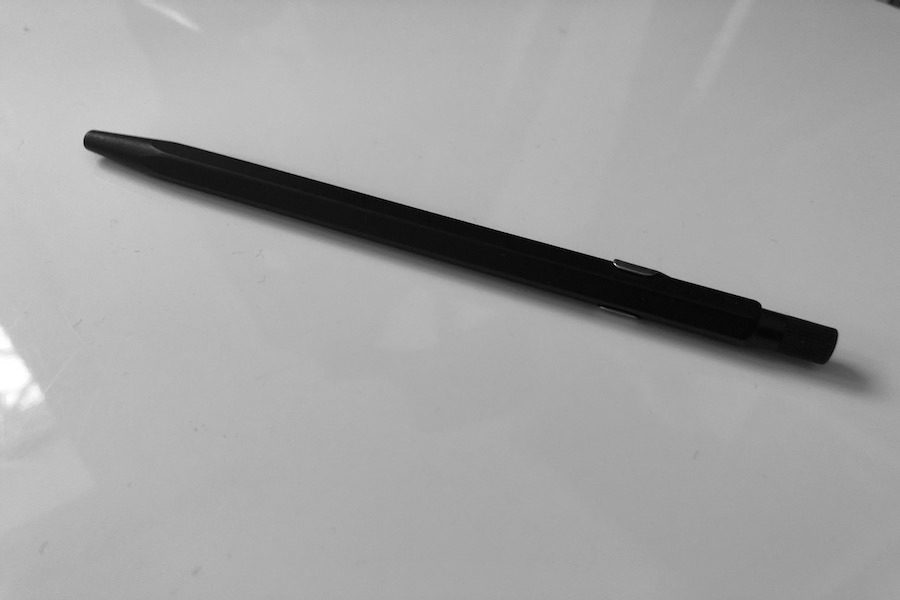
#> input picture ImageProcess/pen.jpeg, 900 x 600 px, found by its file name
$ python 210126.py
#> lines starting #> are read from the running program, lines starting #| are printed output that depends on the picture; after the words box and inside, x2 and y2 are one past the last pixel; in counts of white or black regions, pixels touching at a corner belong together
from PIL import Image
import matplotlib.pyplot as plt

ruta_imagen = "./ImageProcess/pen.jpeg"
imagen_original = Image.open(ruta_imagen).convert("RGB")
#> imagen_original is the input picture: PIL image 900x600 RGB; min 0, max 255, mean 163
imagen_grises = imagen_original.convert("L")

histograma_grises = imagen_grises.histogram()
#> histograma_grises = 256 values, max 20131 at index 170, min 16 at index 212, mean 2109.4
total_pixeles = imagen_grises.width * imagen_grises.height
#> total_pixeles = 540000
suma_ponderada_total = sum(i * histograma_grises[i] for i in range(256))
#> suma_ponderada_total = 88041680

suma_fondo = 0
peso_fondo = 0
varianza_maxima = 0
umbral_otsu = 0

for t in range(256):
    peso_fondo += histograma_grises[t]
    if peso_fondo == 0: continue

    peso_objeto = total_pixeles - peso_fondo
    if peso_objeto == 0: break

    suma_fondo += t * histograma_grises[t]

    media_fondo = suma_fondo / peso_fondo
    media_objeto = (suma_ponderada_total - suma_fondo) / peso_objeto

    varianza = peso_fondo * peso_objeto * (media_fondo - media_objeto) ** 2

    if varianza > varianza_maxima:
        varianza_maxima = varianza
        umbral_otsu = t
#> this loop made 256 passes
#> (peso_fondo, peso_objeto, suma_fondo, media_fondo, media_objeto, varianza_maxima) on passes 1 to 12: (217, 539783, 0, 0, 163.1, 3.12e+12), (264, 539736, 47, 0.178, 163.1, 3.78e+12), (340, 539660, 199, 0.585, 163.1, 4.85e+12), (410, 539590, 409, 0.998, 163.2, 5.82e+12), (476, 539524, 673, 1.41, 163.2, 6.72e+12), (570, 539430, 1143, 2.01, 163.2, 7.99e+12), (770, 539230, 2343, 3.04, 163.3, 1.07e+13), (1231, 538769, 5570, 4.52, 163.4, 1.67e+13), (2188, 537812, 13226, 6.04, 163.7, 2.92e+13), (3936, 536064, 28958, 7.36, 164.2, 5.19e+13), (5679, 534321, 46388, 8.17, 164.7, 7.43e+13), (7694, 532306, 68553, 8.91, 165.3, 1e+14)
#> (peso_fondo, peso_objeto, suma_fondo, media_fondo, media_objeto) on pass 100: (41451, 498549, 1206823, 29.11, 174.2)
imagen_binaria = imagen_grises.point(lambda p: 255 if p < umbral_otsu else 0)
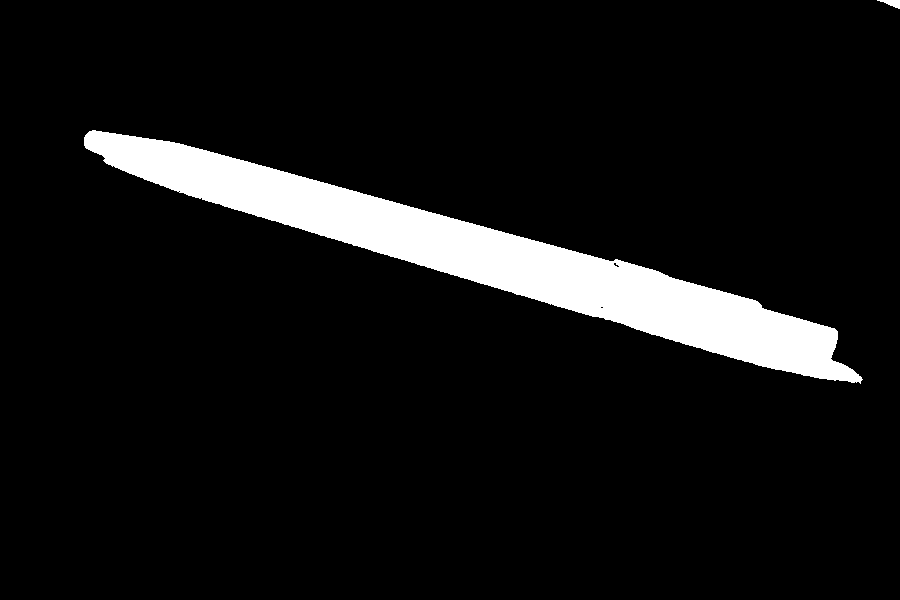
#> imagen_binaria: PIL image 900x600 L; 7.7% white; 2 white regions, box (x1, y1, x2, y2) and area: (84, 130, 863, 384) 41488, (877, 0, 900, 9) 109

plt.figure(figsize=(15, 5))

plt.subplot(1, 3, 1)
plt.imshow(imagen_original)
plt.title("Imagen Original")
plt.axis("off")

plt.subplot(1, 3, 2)
plt.bar(range(256), histograma_grises, width=1.0, color='gray')
plt.axvline(umbral_otsu, color='red', linestyle="--", linewidth=2, label=f"Umbral: {umbral_otsu}")
plt.title("Histograma")
plt.xlabel("Nivel de gris")
plt.legend()

plt.subplot(1, 3, 3)
plt.imshow(imagen_binaria, cmap="gray")
plt.title("Imagen Binarizada")
plt.axis("off")

plt.tight_layout()
plt.show()
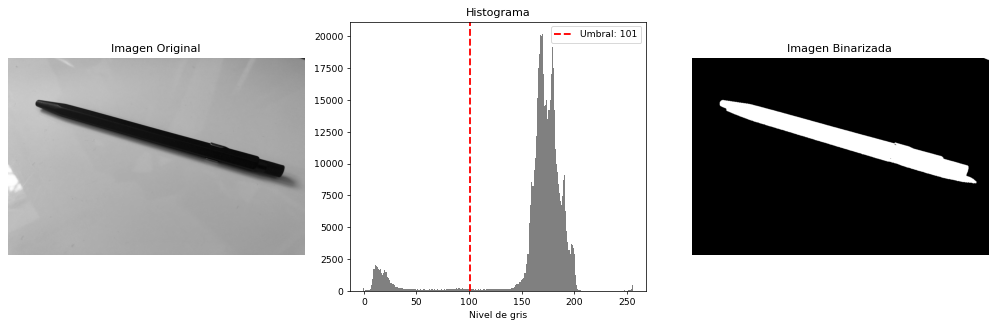
#> figure drawn by matplotlib, 3 panels; panel 2: tallest bar 20131 high, from x = 169.5 to 170.5
